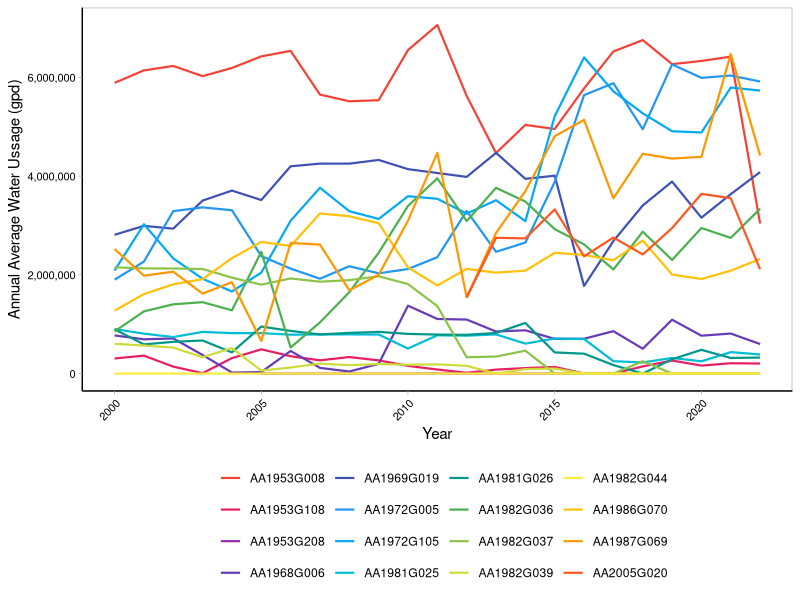
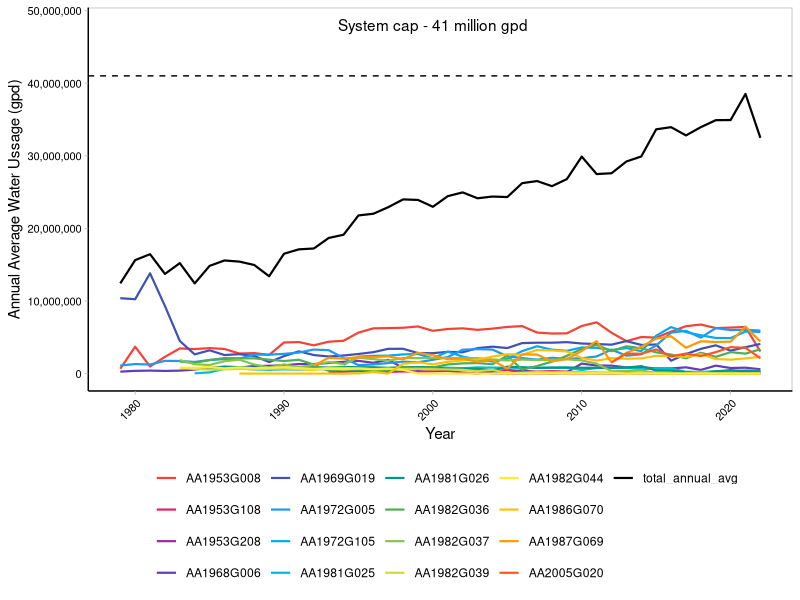
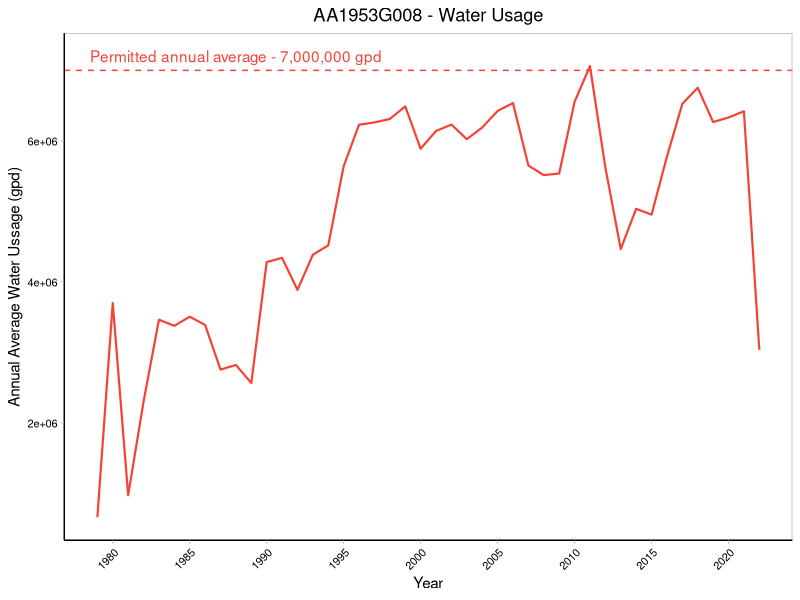
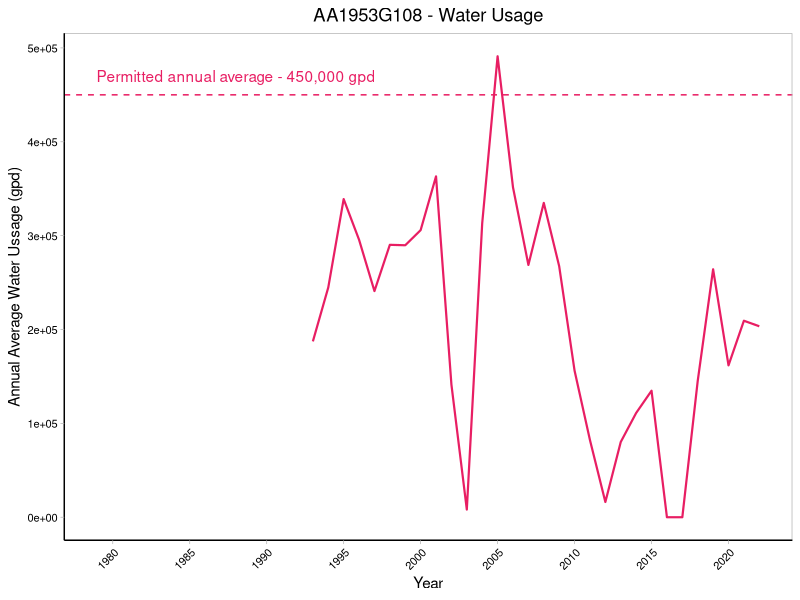
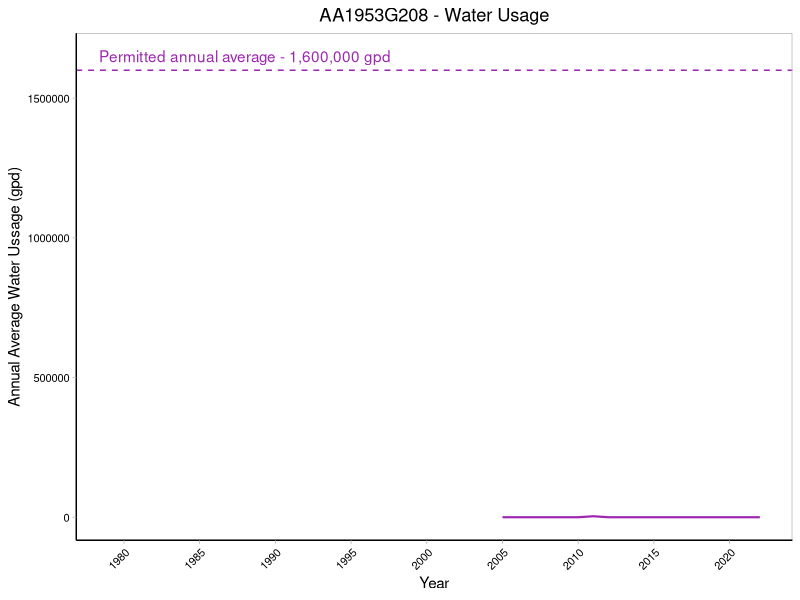
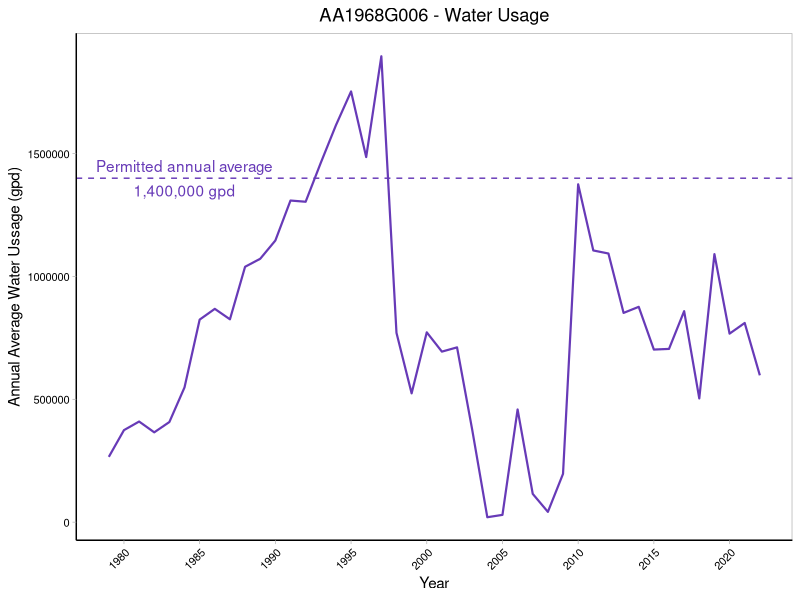
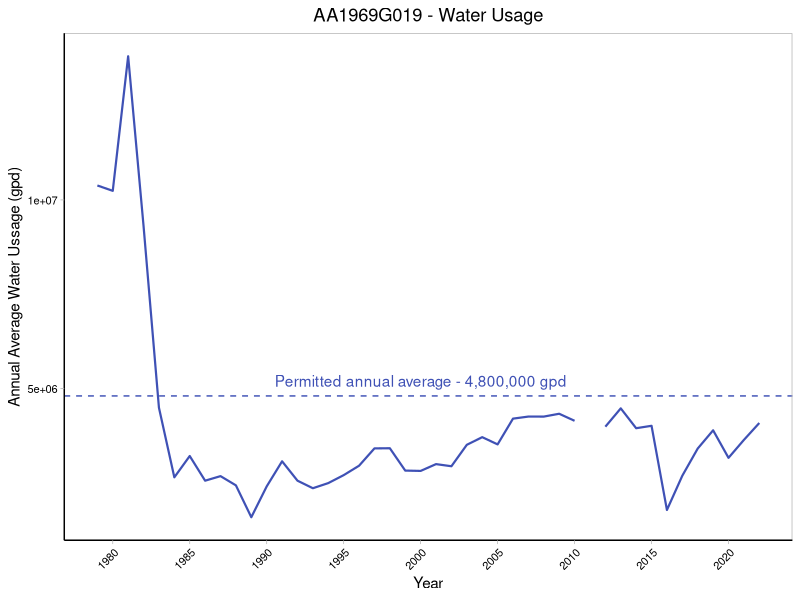
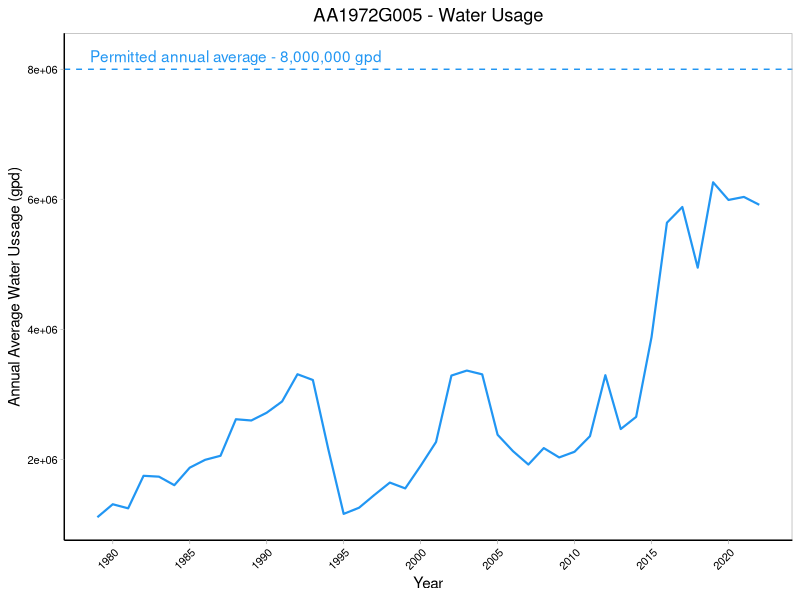

Reproduce these figures in R, in order.
## ---- chunk 1
knitr::opts_chunk$set(echo = TRUE)
## ---- chunk 2
#Install/load packages
library("tidyr")
library("dplyr")
library("readr")
library("ggplot2")
library("scales")
## ---- chunk 3
# Code for joining data sets (could use left or right join instead) 
MyMerge       <- function(x, y){
  df            <- merge(x, y, all = TRUE)
  rownames(df)  <- df$Row.names
  df$Row.names  <- NULL
  return(df)
}
## ---- chunk 4
# read in water usage data
waterusage <- read.csv("../Data/WaterUsage_AnneArundelCounty_2022.csv") %>% select(permit, year, annual_avg)
## ---- chunk 5

waterusage_2000 <- waterusage %>% filter(year > 1999) 
ggplot(data = waterusage_2000, aes(x = year, y= annual_avg, color = permit))+
  scale_color_manual(values = c("AA1953G008" = "#f44336",
                                "AA1953G108" = "#e81e63",
                                "AA1953G208" = "#9c27b0",
                                "AA1968G006" = "#673ab7",
                                "AA1969G019" = "#3f51b5",
                                "AA1972G005" = "#2196f3",
                                "AA1972G105" = "#03a9f4",
                                "AA1981G025" = "#00bcd4",
                                "AA1981G026" = "#009688",
                                "AA1982G036" = "#4caf50",
                                "AA1982G037" = "#8bc34a",
                                "AA1982G039" = "#cddc39",
                                "AA1982G044" = "#ffeb3b",
                                "AA1986G070" = "#ffc107",
                                "AA1987G069" = "#ff9800",
                                "AA2005G020" = "#ff5722"))+
  geom_line(size = .75)+
  theme_light()+
  theme(panel.grid.major = element_blank(), 
        panel.grid.minor = element_blank(), 
        axis.text.x = element_text(color = "black", size = 8, angle = 45, hjust = 1),
        axis.text.y = element_text(color = "black", size = 8),
        axis.line = element_line(colour = "black", linetype = "solid"), 
        legend.position="none",
        plot.title = element_text(hjust = .5))+
  #scale_x_continuous(breaks = c(1975, 1980, 1985, 1990, 1995, 2000, 2005, 2010, 2015, 2020, 2025))+
  scale_y_continuous(labels = label_comma())+
 # geom_hline(yintercept = 41000000, color = "black", linetype= "dashed")+
#  annotate("text", x = 2000, y= 48000000, label = "System cap - 41 million gpd")+
  labs(y = "Annual Average Water Ussage (gpd)", x = "Year")+
  guides(color=guide_legend(" "))+
  theme(legend.position="bottom")

ggsave("../Figures/AnneArundelCounty_WaterUsage.jpeg")
## ---- chunk 6
# get total avg usage across all permits for each year 
total_avg_usage <- waterusage %>% group_by(year) %>% summarise_at(vars(annual_avg), list(annual_avg = sum ), na.rm = TRUE)
total_avg_usage["permit"] <- c("total_annual_avg")

# Join the two datasets 
waterusage <- Reduce(MyMerge, list(waterusage, total_avg_usage))



#check for errors in naming convention 
#unique(waterusage$permit)

#max(waterusage$annual_avg)
## ---- chunk 7

ggplot(data = waterusage, aes(x = year, y= annual_avg, color = permit))+
  scale_color_manual(values = c("AA1953G008" = "#f44336",
                                "AA1953G108" = "#e81e63",
                                "AA1953G208" = "#9c27b0",
                                "AA1968G006" = "#673ab7",
                                "AA1969G019" = "#3f51b5",
                                "AA1972G005" = "#2196f3",
                                "AA1972G105" = "#03a9f4",
                                "AA1981G025" = "#00bcd4",
                                "AA1981G026" = "#009688",
                                "AA1982G036" = "#4caf50",
                                "AA1982G037" = "#8bc34a",
                                "AA1982G039" = "#cddc39",
                                "AA1982G044" = "#ffeb3b",
                                "AA1986G070" = "#ffc107",
                                "AA1987G069" = "#ff9800",
                                "AA2005G020" = "#ff5722", 
                                "total_annual_avg" = "black"))+
  geom_line(size = .75)+
  theme_light()+
  theme(panel.grid.major = element_blank(), 
        panel.grid.minor = element_blank(), 
        axis.text.x = element_text(color = "black", size = 8, angle = 45, hjust = 1),
        axis.text.y = element_text(color = "black", size = 8),
        axis.line = element_line(colour = "black", linetype = "solid"), 
        legend.position="none",
        plot.title = element_text(hjust = .5))+
  #scale_x_continuous(breaks = c(1975, 1980, 1985, 1990, 1995, 2000, 2005, 2010, 2015, 2020, 2025))+
  scale_y_continuous(labels = label_comma())+
  geom_hline(yintercept = 41000000, color = "black", linetype= "dashed")+
  annotate("text", x = 2000, y= 48000000, label = "System cap - 41 million gpd")+
  labs(y = "Annual Average Water Ussage (gpd)", x = "Year")+
  guides(color=guide_legend(" "))+
  theme(legend.position="bottom")

ggsave("../Figures/AnneArundelCounty_WaterUsage_SystemCap.jpeg")
## ---- chunk 8
wide_water <- waterusage %>% pivot_wider(names_from = "permit", values_from = annual_avg)
## ---- chunk 9
ggplot(data = wide_water, aes(x = year, y= AA1953G008))+
  geom_line(size = .75, color = "#f44336")+
  theme_light()+
  theme(panel.grid.major = element_blank(), 
        panel.grid.minor = element_blank(), 
        axis.text.x = element_text(color = "black", size = 8, angle = 45, hjust = 1),
        axis.text.y = element_text(color = "black", size = 8),
        axis.line = element_line(colour = "black", linetype = "solid"), 
        legend.position="none",
        plot.title = element_text(hjust = .5))+
  scale_x_continuous(breaks = c(1975, 1980, 1985, 1990, 1995, 2000, 2005, 2010, 2015, 2020, 2025))+
 geom_hline(yintercept = 7000000, color = "#f44336", linetype= "dashed")+
  annotate("text", x = 1988, y= 7200000, label = "Permitted annual average - 7,000,000 gpd", color = "#f44336")+
  labs(title = "AA1953G008 - Water Usage", y = "Annual Average Water Ussage (gpd)", x = "Year")+
  guides(color=guide_legend(" "))+
  theme(legend.position="bottom")

ggsave("../Figures/AA1953G008_WaterUsage.jpeg")
## ---- chunk 10
ggplot(data = wide_water, aes(x = year, y= AA1953G108))+
  geom_line(size = .75, color = "#e81e63")+
  theme_light()+
  theme(panel.grid.major = element_blank(), 
        panel.grid.minor = element_blank(), 
        axis.text.x = element_text(color = "black", size = 8, angle = 45, hjust = 1),
        axis.text.y = element_text(color = "black", size = 8),
        axis.line = element_line(colour = "black", linetype = "solid"), 
        legend.position="none",
        plot.title = element_text(hjust = .5))+
  scale_x_continuous(breaks = c(1975, 1980, 1985, 1990, 1995, 2000, 2005, 2010, 2015, 2020, 2025))+
 geom_hline(yintercept = 450000, color = "#e81e63", linetype= "dashed")+
  annotate("text", x = 1988, y= 470000, label = "Permitted annual average - 450,000 gpd", color = "#e81e63")+
  labs(title = "AA1953G108 - Water Usage", y = "Annual Average Water Ussage (gpd)", x = "Year")+
  guides(color=guide_legend(" "))+
  theme(legend.position="bottom")

ggsave("../Figures/AA1953G108_WaterUsage.jpeg")
## ---- chunk 11
ggplot(data = wide_water, aes(x = year, y= AA1953G208))+
  geom_line(size = .75, color = "#9c27b0")+
  theme_light()+
  theme(panel.grid.major = element_blank(), 
        panel.grid.minor = element_blank(), 
        axis.text.x = element_text(color = "black", size = 8, angle = 45, hjust = 1),
        axis.text.y = element_text(color = "black", size = 8),
        axis.line = element_line(colour = "black", linetype = "solid"), 
        legend.position="none",
        plot.title = element_text(hjust = .5))+
  scale_x_continuous(breaks = c(1975, 1980, 1985, 1990, 1995, 2000, 2005, 2010, 2015, 2020, 2025))+
  #scale_y_continuous(breaks = c(0, 1000, 2000, 3000, 4000))+
 geom_hline(yintercept = 1600000, color = "#9c27b0", linetype= "dashed")+
  annotate("text", x = 1988, y= 1650000, label = "Permitted annual average - 1,600,000 gpd", color = "#9c27b0")+
  labs(title = "AA1953G208 - Water Usage", y = "Annual Average Water Ussage (gpd)", x = "Year")+
  guides(color=guide_legend(" "))+
  theme(legend.position="bottom")

ggsave("../Figures/AA1953G208_WaterUsage.jpeg")
## ---- chunk 12
ggplot(data = wide_water, aes(x = year, y= AA1968G006))+
  geom_line(size = .75, color = "#673ab7")+
  theme_light()+
  theme(panel.grid.major = element_blank(), 
        panel.grid.minor = element_blank(), 
        axis.text.x = element_text(color = "black", size = 8, angle = 45, hjust = 1),
        axis.text.y = element_text(color = "black", size = 8),
        axis.line = element_line(colour = "black", linetype = "solid"), 
        legend.position="none",
        plot.title = element_text(hjust = .5))+
  scale_x_continuous(breaks = c(1975, 1980, 1985, 1990, 1995, 2000, 2005, 2010, 2015, 2020, 2025))+
 geom_hline(yintercept = 1400000, color = "#673ab7", linetype= "dashed")+
  annotate("text", x = 1984, y= 1450000, label = "Permitted annual average", color = "#673ab7")+
  annotate("text", x = 1984, y= 1350000, label = "1,400,000 gpd", color = "#673ab7")+
  labs(title = "AA1968G006 - Water Usage", y = "Annual Average Water Ussage (gpd)", x = "Year")+
  guides(color=guide_legend(" "))+
  theme(legend.position="bottom")

ggsave("../Figures/AA1968G006_WaterUsage.jpeg")
## ---- chunk 13
ggplot(data = wide_water, aes(x = year, y= AA1969G019))+
  geom_line(size = .75, color = "#3f51b5")+
  theme_light()+
  theme(panel.grid.major = element_blank(), 
        panel.grid.minor = element_blank(), 
        axis.text.x = element_text(color = "black", size = 8, angle = 45, hjust = 1),
        axis.text.y = element_text(color = "black", size = 8),
        axis.line = element_line(colour = "black", linetype = "solid"), 
        legend.position="none",
        plot.title = element_text(hjust = .5))+
  scale_x_continuous(breaks = c(1975, 1980, 1985, 1990, 1995, 2000, 2005, 2010, 2015, 2020, 2025))+
 geom_hline(yintercept = 4800000, color = "#3f51b5", linetype= "dashed")+
  annotate("text", x = 2000, y= 5200000, label = "Permitted annual average - 4,800,000 gpd", color = "#3f51b5")+
  labs(title = "AA1969G019 - Water Usage", y = "Annual Average Water Ussage (gpd)", x = "Year")+
  guides(color=guide_legend(" "))+
  theme(legend.position="bottom")

ggsave("../Figures/AA1969G019_WaterUsage.jpeg")
## ---- chunk 14
ggplot(data = wide_water, aes(x = year, y= AA1972G005))+
  geom_line(size = .75, color = "#2196f3")+
  theme_light()+
  theme(panel.grid.major = element_blank(), 
        panel.grid.minor = element_blank(), 
        axis.text.x = element_text(color = "black", size = 8, angle = 45, hjust = 1),
        axis.text.y = element_text(color = "black", size = 8),
        axis.line = element_line(colour = "black", linetype = "solid"), 
        legend.position="none",
        plot.title = element_text(hjust = .5))+
  scale_x_continuous(breaks = c(1975, 1980, 1985, 1990, 1995, 2000, 2005, 2010, 2015, 2020, 2025))+
 geom_hline(yintercept = 8000000, color = "#2196f3", linetype= "dashed")+
  annotate("text", x = 1988, y= 8200000, label = "Permitted annual average - 8,000,000 gpd", color = "#2196f3")+
  labs(title = "AA1972G005 - Water Usage", y = "Annual Average Water Ussage (gpd)", x = "Year")+
  guides(color=guide_legend(" "))+
  theme(legend.position="bottom")

ggsave("../Figures/AA1972G005_WaterUsage.jpeg")
## ---- chunk 15
ggplot(data = wide_water, aes(x = year, y= AA1972G105))+
  geom_line(size = .75, color = "#03a9f4")+
  theme_light()+
  theme(panel.grid.major = element_blank(), 
        panel.grid.minor = element_blank(), 
        axis.text.x = element_text(color = "black", size = 8, angle = 45, hjust = 1),
        axis.text.y = element_text(color = "black", size = 8),
        axis.line = element_line(colour = "black", linetype = "solid"), 
        legend.position="none",
        plot.title = element_text(hjust = .5))+
  scale_x_continuous(breaks = c(1975, 1980, 1985, 1990, 1995, 2000, 2005, 2010, 2015, 2020, 2025))+
 geom_hline(yintercept = 6800000, color = "#03a9f4", linetype= "dashed")+
  annotate("text", x = 1988, y= 7000000, label = "Permitted annual average - 6,800,000 gpd", color = "#03a9f4")+
  labs(title = "AA1972G105 - Water Usage", y = "Annual Average Water Ussage (gpd)", x = "Year")+
  guides(color=guide_legend(" "))+
  theme(legend.position="bottom")

ggsave("../Figures/AA1972G105_WaterUsage.jpeg")
## ---- chunk 16
ggplot(data = wide_water, aes(x = year, y= AA1981G025))+
  geom_line(size = .75, color = "#00bcd4")+
  theme_light()+
  theme(panel.grid.major = element_blank(), 
        panel.grid.minor = element_blank(), 
        axis.text.x = element_text(color = "black", size = 8, angle = 45, hjust = 1),
        axis.text.y = element_text(color = "black", size = 8),
        axis.line = element_line(colour = "black", linetype = "solid"), 
        legend.position="none",
        plot.title = element_text(hjust = .5))+
  scale_x_continuous(breaks = c(1975, 1980, 1985, 1990, 1995, 2000, 2005, 2010, 2015, 2020, 2025))+
 geom_hline(yintercept = 830000, color = "#00bcd4", linetype= "dashed")+
  annotate("text", x = 1988, y= 850000, label = "Permitted annual average - 830,000 gpd", color = "#00bcd4")+
  labs(title = "AA1981G025 - Water Usage", y = "Annual Average Water Ussage (gpd)", x = "Year")+
  guides(color=guide_legend(" "))+
  theme(legend.position="bottom")

ggsave("../Figures/AA1981G025_WaterUsage.jpeg")
## ---- chunk 17
ggplot(data = wide_water, aes(x = year, y= AA1981G026))+
  geom_line(size = .75, color = "#009688")+
  theme_light()+
  theme(panel.grid.major = element_blank(), 
        panel.grid.minor = element_blank(), 
        axis.text.x = element_text(color = "black", size = 8, angle = 45, hjust = 1),
        axis.text.y = element_text(color = "black", size = 8),
        axis.line = element_line(colour = "black", linetype = "solid"), 
        legend.position="none",
        plot.title = element_text(hjust = .5))+
  scale_x_continuous(breaks = c(1975, 1980, 1985, 1990, 1995, 2000, 2005, 2010, 2015, 2020, 2025))+
 geom_hline(yintercept = 1000000, color = "#009688", linetype= "dashed")+
  annotate("text", x = 1988, y= 1030000, label = "Permitted annual average - 1,000,000 gpd", color = "#009688")+
  labs(title = "AA1981G026 - Water Usage", y = "Annual Average Water Ussage (gpd)", x = "Year")+
  guides(color=guide_legend(" "))+
  theme(legend.position="bottom")

ggsave("../Figures/AA1981G026_WaterUsage.jpeg")
## ---- chunk 18
ggplot(data = wide_water, aes(x = year, y= AA1982G036))+
  geom_line(size = .75, color = "#4caf50")+
  theme_light()+
  theme(panel.grid.major = element_blank(), 
        panel.grid.minor = element_blank(), 
        axis.text.x = element_text(color = "black", size = 8, angle = 45, hjust = 1),
        axis.text.y = element_text(color = "black", size = 8),
        axis.line = element_line(colour = "black", linetype = "solid"), 
        legend.position="none",
        plot.title = element_text(hjust = .5))+
  scale_x_continuous(breaks = c(1975, 1980, 1985, 1990, 1995, 2000, 2005, 2010, 2015, 2020, 2025))+
 geom_hline(yintercept = 3500000, color = "#4caf50", linetype= "dashed")+
   annotate("text", x = 1988, y= 3600000, label = "Permitted annual average - 3,500,000 gpd", color = "#4caf50")+
  labs(title = "AA1982G036 - Water Usage", y = "Annual Average Water Ussage (gpd)", x = "Year")+
  guides(color=guide_legend(" "))+
  theme(legend.position="bottom")

ggsave("../Figures/AA1982G036_WaterUsage.jpeg")
## ---- chunk 19
ggplot(data = wide_water, aes(x = year, y= AA1982G037))+
  geom_line(size = .75, color = "#8bc34a")+
  theme_light()+
  theme(panel.grid.major = element_blank(), 
        panel.grid.minor = element_blank(), 
        axis.text.x = element_text(color = "black", size = 8, angle = 45, hjust = 1),
        axis.text.y = element_text(color = "black", size = 8),
        axis.line = element_line(colour = "black", linetype = "solid"), 
        legend.position="none",
        plot.title = element_text(hjust = .5))+
  scale_x_continuous(breaks = c(1975, 1980, 1985, 1990, 1995, 2000, 2005, 2010, 2015, 2020, 2025))+
 geom_hline(yintercept = 2200000, color = "#8bc34a", linetype= "dashed")+
  annotate("text", x = 1988, y= 2280000, label = "Permitted annual average - 2,200,000 gpd", color = "#8bc34a")+
  labs(title = "AA1982G037 - Water Usage", y = "Annual Average Water Ussage (gpd)", x = "Year")+
  guides(color=guide_legend(" "))+
  theme(legend.position="bottom")

ggsave("../Figures/AA1982G037_WaterUsage.jpeg")
## ---- chunk 20
ggplot(data = wide_water, aes(x = year, y= AA1982G039))+
  geom_line(size = .75, color = "#cddc39")+
  theme_light()+
  theme(panel.grid.major = element_blank(), 
        panel.grid.minor = element_blank(), 
        axis.text.x = element_text(color = "black", size = 8, angle = 45, hjust = 1),
        axis.text.y = element_text(color = "black", size = 8),
        axis.line = element_line(colour = "black", linetype = "solid"), 
        legend.position="none",
        plot.title = element_text(hjust = .5))+
  scale_x_continuous(breaks = c(1975, 1980, 1985, 1990, 1995, 2000, 2005, 2010, 2015, 2020, 2025))+
 geom_hline(yintercept = 860000, color = "#cddc39", linetype= "dashed")+
  annotate("text", x = 1988, y= 885000, label = "Permitted annual average - 860,000 gpd", color = "#cddc39")+
  labs(title = "AA1982G039 - Water Usage", y = "Annual Average Water Ussage (gpd)", x = "Year")+
  guides(color=guide_legend(" "))+
  theme(legend.position="bottom")

ggsave("../Figures/AA1982G039_WaterUsage.jpeg")
## ---- chunk 21
ggplot(data = wide_water, aes(x = year, y= AA1982G044))+
  geom_line(size = 1, color = "#ffeb3b")+
  theme_light()+
  theme(panel.grid.major = element_blank(), 
        panel.grid.minor = element_blank(), 
        axis.text.x = element_text(color = "black", size = 8, angle = 45, hjust = 1),
        axis.text.y = element_text(color = "black", size = 8),
        axis.line = element_line(colour = "black", linetype = "solid"), 
        legend.position="none",
        plot.title = element_text(hjust = .5))+
  scale_x_continuous(breaks = c(1975, 1980, 1985, 1990, 1995, 2000, 2005, 2010, 2015, 2020, 2025))+
 geom_hline(yintercept = 900000, color = "#ffeb3b", linetype= "dashed", size = 1)+
  annotate("text", x = 1988, y= 925000, label = "Permitted annual average - 900,000 gpd", color = "light grey")+
  labs(title = "AA1982G044 - Water Usage", y = "Annual Average Water Ussage (gpd)", x = "Year")+
  guides(color=guide_legend(" "))+
  theme(legend.position="bottom")

ggsave("../Figures/AA1982G044_WaterUsage.jpeg")
## ---- chunk 22
ggplot(data = wide_water, aes(x = year, y= AA1986G070))+
  geom_line(size = .75, color = "#ffc107")+
  theme_light()+
  theme(panel.grid.major = element_blank(), 
        panel.grid.minor = element_blank(), 
        axis.text.x = element_text(color = "black", size = 8, angle = 45, hjust = 1),
        axis.text.y = element_text(color = "black", size = 8),
        axis.line = element_line(colour = "black", linetype = "solid"), 
        legend.position="none",
        plot.title = element_text(hjust = .5))+
  scale_x_continuous(breaks = c(1975, 1980, 1985, 1990, 1995, 2000, 2005, 2010, 2015, 2020, 2025))+
 geom_hline(yintercept = 3600000, color = "#ffc107", linetype= "dashed")+
  annotate("text", x = 1988, y= 3700000, label = "Permitted annual average - 3,600,000 gpd", color = "#ffc107")+
  labs(title = "AA1986G070 - Water Usage", y = "Annual Average Water Ussage (gpd)", x = "Year")+
  guides(color=guide_legend(" "))+
  theme(legend.position="bottom")

ggsave("../Figures/AA1986G070_WaterUsage.jpeg")
## ---- chunk 23
ggplot(data = wide_water, aes(x = year, y= AA1987G069))+
  geom_line(size = .75, color = "#ff9800")+
  theme_light()+
  theme(panel.grid.major = element_blank(), 
        panel.grid.minor = element_blank(), 
        axis.text.x = element_text(color = "black", size = 8, angle = 45, hjust = 1),
        axis.text.y = element_text(color = "black", size = 8),
        axis.line = element_line(colour = "black", linetype = "solid"), 
        legend.position="none",
        plot.title = element_text(hjust = .5))+
  scale_x_continuous(breaks = c(1975, 1980, 1985, 1990, 1995, 2000, 2005, 2010, 2015, 2020, 2025))+
 geom_hline(yintercept = 8000000, color = "#ff9800", linetype= "dashed")+
  annotate("text", x = 1988, y= 8250000, label = "Permitted annual average - 8,000,000 gpd", color = "#ff9800")+
  labs(title = "AA1987G069 - Water Usage", y = "Annual Average Water Ussage (gpd)", x = "Year")+
  guides(color=guide_legend(" "))+
  theme(legend.position="bottom")

ggsave("../Figures/AA1987G069_WaterUsage.jpeg")
## ---- chunk 24
ggplot(data = wide_water, aes(x = year, y= AA2005G020))+
  geom_line(size = .75, color = "#ff5722")+
  theme_light()+
  theme(panel.grid.major = element_blank(), 
        panel.grid.minor = element_blank(), 
        axis.text.x = element_text(color = "black", size = 8, angle = 45, hjust = 1),
        axis.text.y = element_text(color = "black", size = 8),
        axis.line = element_line(colour = "black", linetype = "solid"), 
        legend.position="none",
        plot.title = element_text(hjust = .5))+
  scale_x_continuous(breaks = c(1975, 1980, 1985, 1990, 1995, 2000, 2005, 2010, 2015, 2020, 2025))+
 geom_hline(yintercept = 4500000, color = "#ff5722", linetype= "dashed")+
  annotate("text", x = 1988, y= 4600000, label = "Permitted annual average - 4,500,000 gpd", color = "#ff5722")+
  labs(title = "AA2005G020 - Water Usage", y = "Annual Average Water Ussage (gpd)", x = "Year")+
  guides(color=guide_legend(" "))+
  theme(legend.position="bottom")

ggsave("../Figures/AA2005G020_WaterUsage.jpeg")
## ---- chunk 25
AA1953G008_sup <- wide_water %>% select(AA1953G008, AA1953G108, AA1953G208, year) %>% pivot_longer(!year, names_to = "permit", values_to = "annual_avg")

# get total avg usage across the permits for each year 
total_AA1953G008_sup <- AA1953G008_sup %>% group_by(year) %>% summarise_at(vars(annual_avg), list(annual_avg = sum ), na.rm = TRUE)
total_AA1953G008_sup["permit"] <- c("total_annual_avg")

# Join the two datasets 
AA1953G008_sup <- Reduce(MyMerge, list(AA1953G008_sup, total_AA1953G008_sup))

#Specify drawing order
AA1953G008_sup$permit <- factor(AA1953G008_sup$permit, levels = c("AA1953G008", "AA1953G108", "AA1953G208", "total_annual_avg"))

ggplot(data = AA1953G008_sup, aes(x = year, y= annual_avg, color = permit))+
  scale_color_manual(values = c("AA1953G008" = "#f44336",
                                "AA1953G108" = "#e81e63",
                                "AA1953G208" = "#9c27b0",
                                "total_annual_avg" = "black"))+
  geom_line(data = subset(AA1953G008_sup, permit == "total_annual_avg"), size = .75)+
  geom_line(data = subset(AA1953G008_sup, permit == "AA1953G208"), size = .75)+
geom_line(data = subset(AA1953G008_sup, permit == "AA1953G108"), size = .75)+
  geom_line(data = subset(AA1953G008_sup, permit == "AA1953G008"), size = .75)+
  theme_light()+
  theme(panel.grid.major = element_blank(), 
        panel.grid.minor = element_blank(), 
        axis.text.x = element_text(color = "black", size = 8, angle = 45, hjust = 1),
        axis.text.y = element_text(color = "black", size = 8),
        axis.line = element_line(colour = "black", linetype = "solid"), 
        legend.position="none",
        plot.title = element_text(hjust = .5))+
  scale_x_continuous(breaks = c(1975, 1980, 1985, 1990, 1995, 2000, 2005, 2010, 2015, 2020, 2025))+
  geom_hline(yintercept = 9050000, color = "black", linetype= "dashed")+
  annotate("text", x = 2000, y= 9400000, label = "System cap - 9.05 million gpd")+
  labs(title = "Supplemental permit conditions - AA1953G008/AA1953G108/AA1953G208", y = "Annual Average Water Ussage (gpd)", x = "Year")+
  guides(color=guide_legend(" "))+
  theme(legend.position="bottom")

ggsave("../Figures/AA1953G008_sup_WaterUsage.jpeg")
